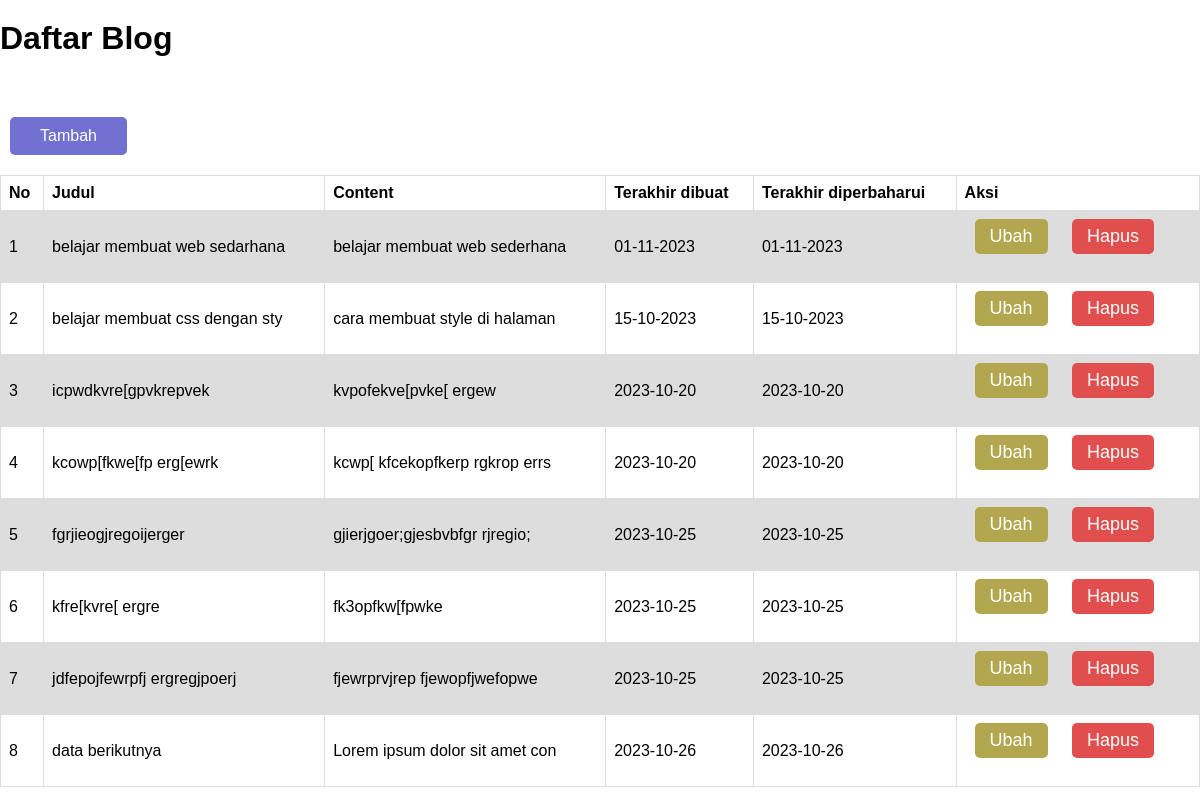
/blog/blog.php, run on the app's committed database.
### tables this page shows
CREATE TABLE `blog` (
  `id` int(11) NOT NULL,
  `judul` varchar(30) NOT NULL,
  `content` text NOT NULL,
  `terakhir_diperbaharui` varchar(20) NOT NULL,
  `terakhir_dibuat` varchar(20) NOT NULL
);

### blog/blog.php (the view, shortened to what this page needs)
<!DOCTYPE html>
<html lang="en">
<head>
  <link rel="stylesheet" href="../style.css">
</head>
<body>
  <?php
  require_once '../db/koneksi.php';
  $sql = 'SELECT * FROM blog';
  $hasil = mysqli_query($konek, $sql);
  ?>
  <h1>Daftar Blog</h1>
  <a class="button blue" href="tambah.php">Tambah</a>
  <table>
    <tr>
      <th>No</th>
      <th>Judul</th>
      <th>Content</th>
      <th>Terakhir dibuat</th>
      <th>Terakhir diperbaharui</th>
      <th>Aksi</th>
    </tr>
    <?php $nomor = 1 ?>
    <?php  foreach($hasil as $h) {  ?>
    <tr>
      <td><?= $nomor++ ?></td>
      <td><?= $h['judul'] ?></td>
      <td><?= substr($h['content'], 0, 30) ?></td>
      <td><?= $h['terakhir_dibuat'] ?></td>
      <td><?= $h['terakhir_diperbaharui'] ?></td>
      <td>
        <a class="button orange small" href="">Ubah</a>
        <a class="button red small" href="">Hapus</a>
      </td>
    </tr>
    <?php } ?>
  </table>
</body>
</html>

### style.css (style rules this page uses)
* { margin: 0; padding: 0; font-family: sans-serif; box-sizing: border-box; }
h1 { margin-top: 20px; margin-bottom: 60px; }
a.button { text-decoration: none; margin: 0 10px 20px 10px; color: #ffffff; padding: 10px 30px; display: inline-block; border-radius: 5px; transition: .5s ease-in-out; }
a.button.small { padding: 7px 15px; font-size: 18px; }
a.button.blue { background-color: rgb(113, 113, 210); }
a.button.orange { background-color: rgb(178, 167, 79); }
a.button.red { background-color: rgb(224, 78, 78); }
table { font-family: arial, sans-serif; border-collapse: collapse; width: 100%; }
td, th { border: 1px solid #dddddd; text-align: left; padding: 8px; }
tr:nth-child(even) { background-color: #dddddd; }
tr { transition: .3s ease-in-out; }

### data on the page
blog: judul "belajar membuat web sedarhana", content "belajar membuat web sederhana", terakhir_dibuat "01-11-2023", terakhir_diperbaharui "01-11-2023"
blog: judul "belajar membuat css dengan sty", content "cara membuat style di halaman", terakhir_dibuat "15-10-2023", terakhir_diperbaharui "15-10-2023"
blog: judul "icpwdkvre[gpvkrepvek", content "kvpofekve[pvke[ ergew", terakhir_dibuat "2023-10-20", terakhir_diperbaharui "2023-10-20"
blog: judul "kcowp[fkwe[fp erg[ewrk", content "kcwp[ kfcekopfkerp rgkrop errs", terakhir_dibuat "2023-10-20", terakhir_diperbaharui "2023-10-20"
blog: judul "fgrjieogjregoijerger", content "gjierjgoer;gjesbvbfgr rjregio;", terakhir_dibuat "2023-10-25", terakhir_diperbaharui "2023-10-25"
blog: judul "kfre[kvre[ ergre", content "fk3opfkw[fpwke", terakhir_dibuat "2023-10-25", terakhir_diperbaharui "2023-10-25"
blog: judul "jdfepojfewrpfj ergregjpoerj", content "fjewrprvjrep fjewopfjwefopwe", terakhir_dibuat "2023-10-25", terakhir_diperbaharui "2023-10-25"
blog: judul "data berikutnya", content "Lorem ipsum dolor sit amet con", terakhir_dibuat "2023-10-26", terakhir_diperbaharui "2023-10-26"
